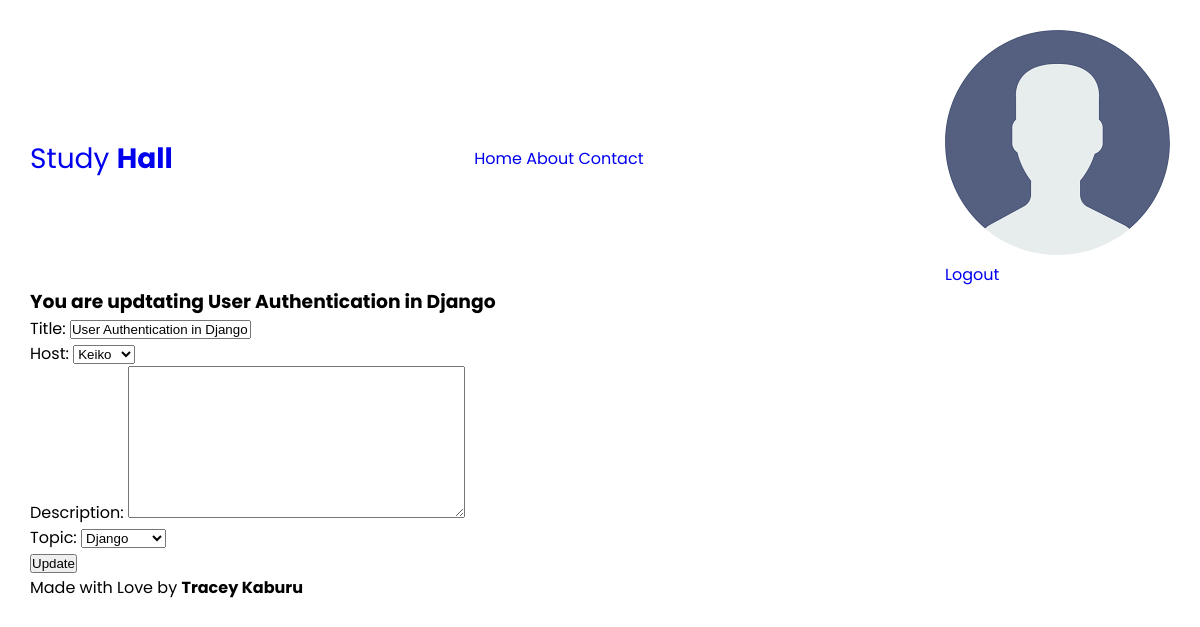
Page /update-room/User Authentication in Django (signed in) on the committed database.
### StudyHall/models.py (models this page shows, shortened)
class Room(models.Model):
    title = models.CharField(max_length=100)
    host = models.ForeignKey(User, on_delete=models.SET_NULL, null=True)
    description = models.TextField(null=True, blank=True)
    topic = models.ForeignKey('Topics', on_delete=models.SET_NULL, null=True)
    room_chats = models.ManyToManyField('RoomChats', related_name='room_chats', blank=True)
    members = models.ManyToManyField(User, related_name='members', blank=True)
    updated_on = models.DateTimeField(auto_now=True) # Every time there is activity in the room
    created_on = models.DateTimeField(auto_now_add=True)
    class meta:
        ordering = ['-updated_on', '-created_on']

### StudyHall/views.py (the view)
# urls.py: path('update-room/<str:room_title>', UpdateRoom.as_view(), name='update-room'),
class UpdateRoom(LoginRequiredMixin, UpdateView):
    model = Room
    fields = ['title', 'host', 'description', 'topic']
    template_name = 'studyHall/update-room.html'
    login_url = reverse_lazy('login')
    success_url = reverse_lazy('home')
    def get_object(self, queryset=None):
        room_title = self.kwargs['room_title']
        return Room.objects.get(title=room_title)

### StudyHall/models.py (called while the page is built)
    def __str__(self):
        return self.name

### StudyHall/templates/StudyHall/update-room.html (shortened to what this page needs)
{% extends 'StudyHall/index.html' %}
{% block content %}
<div class="new-room">
    <h3>You are updtating {{room.title}} </h3>
    <form method="post">
        {{form.as_p}}
        <button type="submit">Update</button>
    </form>
</div>
{% endblock %}

### StudyHall/static/styles/main.css (style rules this page uses)
* { margin: 0; padding: 0; box-sizing: border-box; }
html { font-family: "Poppins", sans-serif; }
body { margin: 10px; padding: 20px; }

### rows in the picture
Room: title "User Authentication in Django", host "Keiko", topic "Django"
